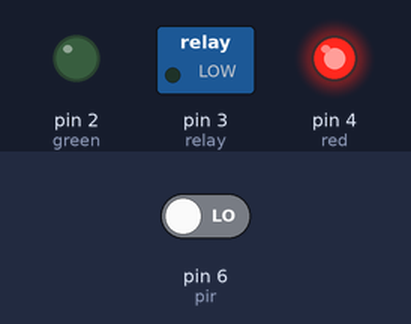
Bench run of a sketch on a simulated Arduino Uno, built with avr-gcc and run on an emulated ATmega328P. On the bench: switched loads named in the sketch (green lamp = pin HIGH), output pins drawn as LEDs (lit = HIGH). The inputs (shaded band) are chosen by the test bench; at power-on: pin 6 (pir) LOW.

Above: at 1.2 s.
1.3 s: pin 6 (pir) driven HIGH
At 1.9 s:
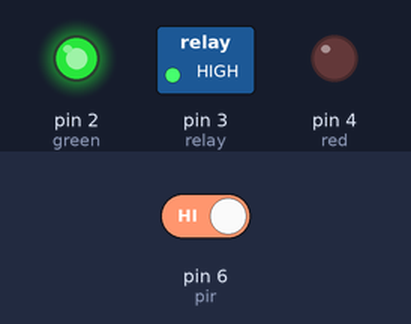
Timing chart, 0 to 4.3 s (numbered marks = the images above; inputs shaded):
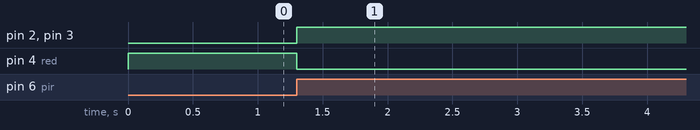

Measured:
- after the input at 1.3 s, pin 2 (green), pin 3 (relay): LOW → HIGH at once; pin 4 (red): HIGH → LOW at once

The sketch:

code.ino
```cpp
int pir = 6;
int relay = 3;
int sw = 0;


// light indicator
int red = 4;
int green = 2;


unsigned long t;


void setup() {
  // Serial.begin(9600);


  pinMode(pir, INPUT);
  pinMode(relay, OUTPUT);


  pinMode(red, OUTPUT);
  pinMode(green, OUTPUT);


  digitalWrite(relay, LOW);


  digitalWrite(red, HIGH);
  digitalWrite(green, LOW);
}


void loop() {
  // Serial.println(sw);


  if (sw == 0) {
    if (digitalRead(pir) == HIGH) {
      sw = 1;
      t = millis();
      digitalWrite(relay, HIGH);


      digitalWrite(red, LOW);
      digitalWrite(green, HIGH);
    }
  }
  else {
    if ((millis() - t) > 10000) {
      if (digitalRead(pir) == HIGH) {
        t = millis();
      }
      else {
        sw = 0;
        digitalWrite(relay, LOW);


        digitalWrite(red, HIGH);
        digitalWrite(green, LOW);
      }
    }
  }
}
```
